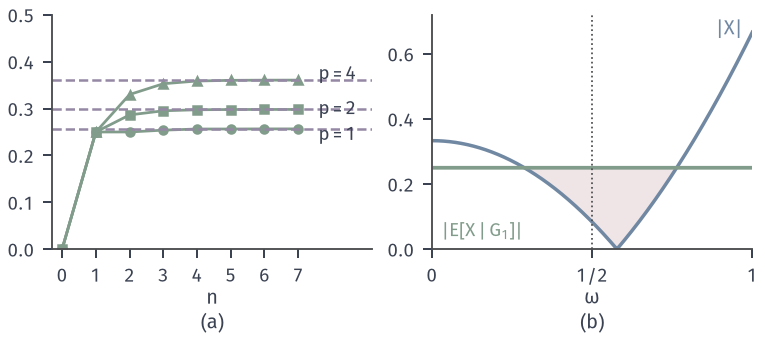

Recreate this plot in Python.
"""L^p contraction on Omega=[0,1) uniform, X(w)=w^2-1/3, G_n dyadic.
(a) ||E[X|G_n]||_p for n=0..7 and p=1 (circles), 2 (squares), 4 (triangles), green; ||X||_p purple dashed.
Norms by midpoint rule on 2^16 cells. (b) n=1: |X| (blue) and |E[X|G_1]| (green, values 1/4 on both halves);
red fill where |E[X|G_1]| > |X|."""
from pathlib import Path
import sys
sys.path.insert(0, str(Path(__file__).resolve().parents[1]/'cexp-common'))
from common import *

K = 2**16
w = (np.arange(K) + 0.5)/K
X = w**2 - 1/3
def cond(n):
    N = 2**n
    return X.reshape(N, -1).mean(axis=1).repeat(K//N)
ns = np.arange(8)
fig, (a, b) = figure(width_mm=108, height_mm=48, ncols=2)
facts = {}
for p, mk in [(1, 'o'), (2, 's'), (4, '^')]:
    vals = [np.mean(np.abs(cond(n))**p)**(1/p) for n in ns]
    full = np.mean(np.abs(X)**p)**(1/p)
    a.plot(ns, vals, color=GREEN, lw=1.1, marker=mk, ms=3.2)
    a.axhline(full, color=PURPLE, lw=1.0, ls='--')
    a.text(7.6, full + (0.012 if p == 4 else (-0.012 if p == 1 else 0)), f'$p={p}$', va='center', fontsize=7.5)
    facts[f'p{p}'] = {'cond_norms': vals, 'norm_X': full}
a.set_xlim(-0.3, 9.2); a.set_ylim(0, 0.5); a.set_xticks(range(0, 8)); a.set_xlabel('$n$', labelpad=1)
cm = np.abs(cond(1)); ax = np.abs(X)
b.fill_between(w, ax, cm, where=cm > ax, color=RED_FILL, lw=0)
b.plot(w, ax, color=BLUE, lw=1.4)
b.plot(w, cm, color=GREEN, lw=1.5)
b.axvline(0.5, color=STROKE, lw=0.7, ls=':')
b.text(0.97, 0.66, r'$|X|$', color=BLUE, ha='right')
b.text(0.03, 0.04, r'$|\mathrm{E}[X\mid\mathcal{G}_1]|$', color=GREEN, fontsize=7.5)
b.set_xlim(0, 1); b.set_ylim(0, 0.72); b.set_xticks([0, 0.5, 1]); b.set_xticklabels(['0', '1/2', '1'])
b.set_xlabel(r'$\omega$', labelpad=1)
tag(a, '(a)', y=-0.27); tag(b, '(b)', y=-0.27)
facts['n1_values'] = [float(cond(1)[0]), float(cond(1)[-1])]
save(fig, Path(__file__).resolve().parent, 'figure', facts)
